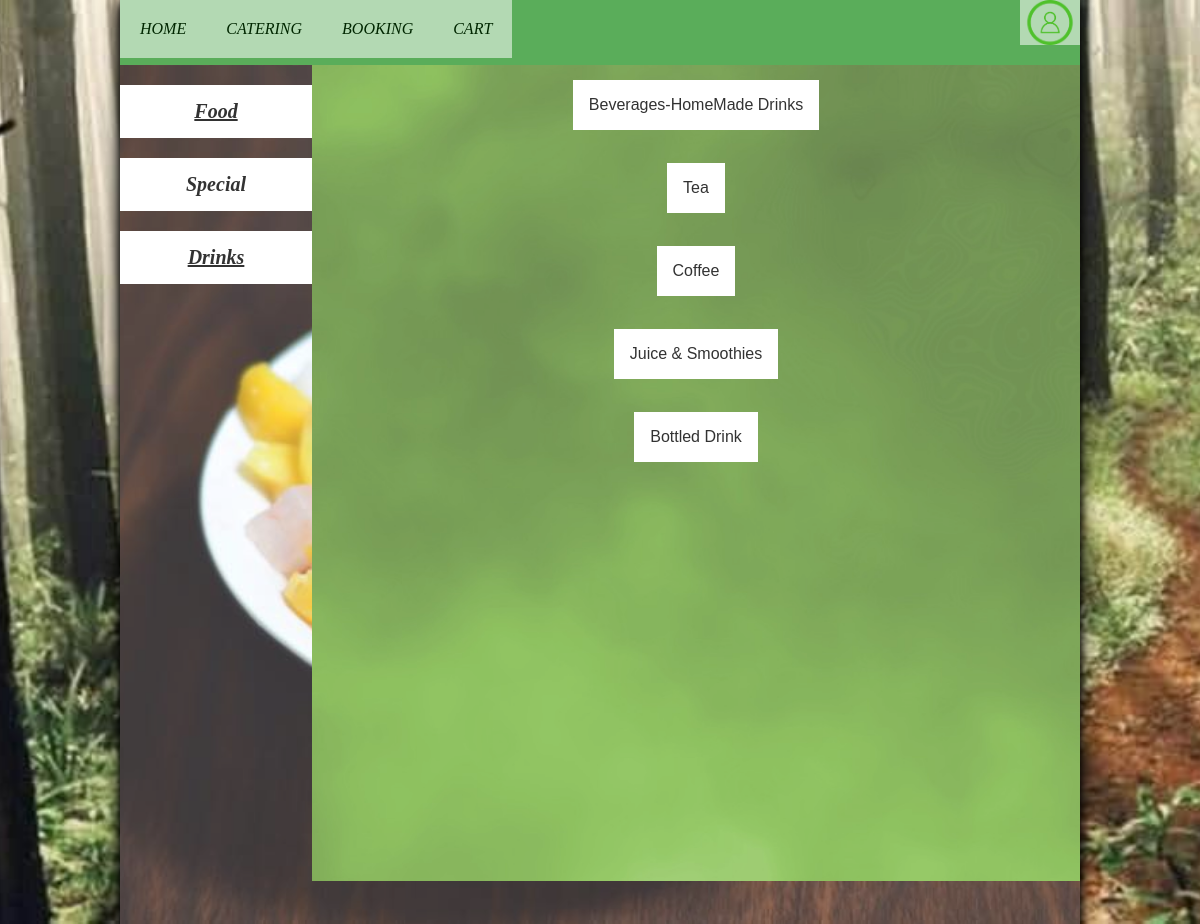
The app's page /menu_drink.php with its own data.
### tables this page shows
CREATE TABLE `menu_categories` (
  `id` int(11) NOT NULL,
  `category_name` varchar(100) DEFAULT NULL
);

### menu_drink.php (the view, shortened to what this page needs)
<!DOCTYPE html5>
<html>
<head>
	<link rel="stylesheet" type = "text/css" href = "css/menu.css">
</head>
<body>
<div id = "wrapper">
	<div id = "nav">
			<nav>
			<ul>
				<li style="float:right; padding:0;"><a href = "signup.html" style="padding:0;"><img src="images/login.png" style="height:45px; width:60px; float:right; padding:0"></a></li>
				<li><a href="index.php"> Home </a></li>
				<li><a href="booking.html"> Catering </a></li>
				<li><a href="booking.html"> Booking </a></li>
				<li><a href="order_cart.php"> Cart </a></li>
			</ul>
			</nav>
	</div>
	<div id = "content">
		<div id = "left">
			<div class = "section">
				<h3><a href="menu.php" style="color:black;"> Food </a></h3>
			</div>
			<div class = "section">
				<h3> Special </h3>
			</div>
			<div class = "section">
				<h3><a href="menu_drink.php" style="color:black;"> Drinks </a></h3>
			</div>
		</div>
		<div id = "right">
		<?php
		require_once "files/config.php";
		$conn = mysqli_connect($server, $usrname, $passwd, $dbname);
		$get_categories = "SELECT * FROM menu_categories AS MC WHERE MC.id BETWEEN 10 AND 14 ORDER BY id";
		$get_categories_result = mysqli_query($conn, $get_categories) or die(mysqli_error($conn));
		while($rows = mysqli_fetch_array($get_categories_result))
		{
			$category_id = $rows['id'];
			$category_name = $rows['category_name'];
			echo "<div id = 'menu'>";
			echo "<p align='center'><button id='btn' onclick='myFunction(".$category_id.")' class='dropbtn'>".$category_name."</button></p><br/>
				<div id=".$category_id." class='dropdown-content' style='display:none; width:90%;'>";
			echo "</div>";
			echo "</div>";
		}
	?>
		</div>
	</div>
</div>
</body>
</html>

### css/menu.css (style rules this page uses)
body { height:924px; width: auto; background-color:white; background-image: url("../images/test.jpg"); background-size:cover; background-position:center; padding:0px; margin:0px; }
#wrapper { height:auto; width:80%; margin-left:auto; margin-right:auto; background-color:white; box-shadow: 0 4px 8px 0 black, 0 6px 20px 0 black; }
#nav { height:7%; width:100%; background-color:white; }
nav { width:100%; background-color:green; }
nav ul { width:100%; height:100%; margin-left:auto; margin-right:auto; padding: 0; background-color: rgba(255,255,255,0.5); text-align:center; opacity:0.7; }
nav ul li { list-style:none; display:inline-block; float:left; margin-left:auto; margin-left:auto; }
nav ul li a { padding:20px; display:inline-block; text-decoration:none; margin-left:auto; margin-right:auto; text-transform:uppercase; font-weight:300; background-color: white; color:black; font-style:italic; }
.dropbtn { background-color: red; color: white; padding: 16px; font-size: 16px; border: none; cursor: pointer; top:50%; position:relative }
#content { height:93%; width:auto; opacity:0.8; background-image: url("../images/Dessert.jpg"); background-size:cover; background-position:center; }
#left { float:left; height:auto; width: 20%; }
#right { float:left; height:95%; width:80%; background-image: url("green.jpg"); background-size:cover; background-position:center; overflow-y: scroll; }
#menu { height:auto; width:100%; }
#content p { margin:0; padding:0; }
.section { margin-bottom: 5%; margin-top: 5%; text-align:center; background-color: white; color:black; }
.section h3 { padding: 15px; font-style: italic; font-size: 20px; }
#btn { padding: 16px; font-size: 16px; border: none; color: black; background-color:white; cursor: pointer; position: relative; margin-top: 15px; }

### records on screen
menu_categories: category_name "Beverages-HomeMade Drinks"
menu_categories: category_name "Tea"
menu_categories: category_name "Coffee"
menu_categories: category_name "Juice & Smoothies"
menu_categories: category_name "Bottled Drink"
